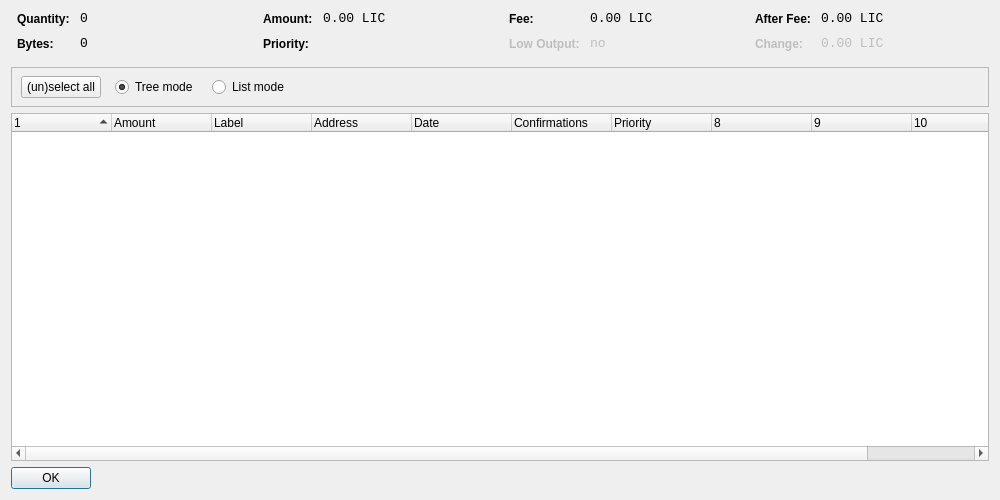
<?xml version="1.0" encoding="UTF-8"?>
<ui version="4.0">
 <class>CoinControlDialog</class>
 <widget class="QDialog" name="CoinControlDialog">
  <property name="geometry">
   <rect>
    <x>0</x>
    <y>0</y>
    <width>1000</width>
    <height>500</height>
   </rect>
  </property>
  <property name="windowTitle">
   <string>Coin Control</string>
  </property>
  <layout class="QVBoxLayout" name="verticalLayout">
   <item>
    <layout class="QHBoxLayout" name="horizontalLayoutTop" stretch="0,0,0,0">
     <property name="topMargin">
      <number>0</number>
     </property>
     <property name="bottomMargin">
      <number>10</number>
     </property>
     <item>
      <layout class="QFormLayout" name="formLayoutCoinControl1">
       <property name="horizontalSpacing">
        <number>10</number>
       </property>
       <property name="verticalSpacing">
        <number>10</number>
       </property>
       <property name="leftMargin">
        <number>6</number>
       </property>
       <property name="rightMargin">
        <number>6</number>
       </property>
       <item row="0" column="0">
        <widget class="QLabel" name="labelCoinControlQuantityText">
         <property name="styleSheet">
          <string notr="true">font-weight:bold;</string>
         </property>
         <property name="text">
          <string>Quantity:</string>
         </property>
        </widget>
       </item>
       <item row="0" column="1">
        <widget class="QLabel" name="labelCoinControlQuantity">
         <property name="font">
          <font>
           <family>Monospace</family>
           <pointsize>10</pointsize>
          </font>
         </property>
         <property name="cursor">
          <cursorShape>IBeamCursor</cursorShape>
         </property>
         <property name="contextMenuPolicy">
          <enum>Qt::ActionsContextMenu</enum>
         </property>
         <property name="text">
          <string notr="true">0</string>
         </property>
         <property name="textInteractionFlags">
          <set>Qt::LinksAccessibleByMouse|Qt::TextSelectableByKeyboard|Qt::TextSelectableByMouse</set>
         </property>
        </widget>
       </item>
       <item row="1" column="0">
        <widget class="QLabel" name="labelCoinControlBytesText">
         <property name="styleSheet">
          <string notr="true">font-weight:bold;</string>
         </property>
         <property name="text">
          <string>Bytes:</string>
         </property>
        </widget>
       </item>
       <item row="1" column="1">
        <widget class="QLabel" name="labelCoinControlBytes">
         <property name="font">
          <font>
           <family>Monospace</family>
           <pointsize>10</pointsize>
          </font>
         </property>
         <property name="cursor">
          <cursorShape>IBeamCursor</cursorShape>
         </property>
         <property name="contextMenuPolicy">
          <enum>Qt::ActionsContextMenu</enum>
         </property>
         <property name="text">
          <string notr="true">0</string>
         </property>
         <property name="textInteractionFlags">
          <set>Qt::LinksAccessibleByMouse|Qt::TextSelectableByKeyboard|Qt::TextSelectableByMouse</set>
         </property>
        </widget>
       </item>
      </layout>
     </item>
     <item>
      <layout class="QFormLayout" name="formLayoutCoinControl2">
       <property name="horizontalSpacing">
        <number>10</number>
       </property>
       <property name="verticalSpacing">
        <number>10</number>
       </property>
       <property name="leftMargin">
        <number>6</number>
       </property>
       <property name="rightMargin">
        <number>6</number>
       </property>
       <item row="0" column="0">
        <widget class="QLabel" name="labelCoinControlAmountText">
         <property name="styleSheet">
          <string notr="true">font-weight:bold;</string>
         </property>
         <property name="text">
          <string>Amount:</string>
         </property>
        </widget>
       </item>
       <item row="0" column="1">
        <widget class="QLabel" name="labelCoinControlAmount">
         <property name="font">
          <font>
           <family>Monospace</family>
           <pointsize>10</pointsize>
          </font>
         </property>
         <property name="cursor">
          <cursorShape>IBeamCursor</cursorShape>
         </property>
         <property name="contextMenuPolicy">
          <enum>Qt::ActionsContextMenu</enum>
         </property>
         <property name="text">
          <string notr="true">0.00 LIC</string>
         </property>
         <property name="textInteractionFlags">
          <set>Qt::LinksAccessibleByMouse|Qt::TextSelectableByKeyboard|Qt::TextSelectableByMouse</set>
         </property>
        </widget>
       </item>
       <item row="1" column="0">
        <widget class="QLabel" name="labelCoinControlPriorityText">
         <property name="styleSheet">
          <string notr="true">font-weight:bold;</string>
         </property>
         <property name="text">
          <string>Priority:</string>
         </property>
        </widget>
       </item>
       <item row="1" column="1">
        <widget class="QLabel" name="labelCoinControlPriority">
         <property name="font">
          <font>
           <family>Monospace</family>
           <pointsize>10</pointsize>
          </font>
         </property>
         <property name="cursor">
          <cursorShape>IBeamCursor</cursorShape>
         </property>
         <property name="contextMenuPolicy">
          <enum>Qt::ActionsContextMenu</enum>
         </property>
         <property name="text">
          <string/>
         </property>
         <property name="textInteractionFlags">
          <set>Qt::LinksAccessibleByMouse|Qt::TextSelectableByKeyboard|Qt::TextSelectableByMouse</set>
         </property>
        </widget>
       </item>
      </layout>
     </item>
     <item>
      <layout class="QFormLayout" name="formLayoutCoinControl3">
       <property name="horizontalSpacing">
        <number>10</number>
       </property>
       <property name="verticalSpacing">
        <number>10</number>
       </property>
       <property name="leftMargin">
        <number>6</number>
       </property>
       <property name="rightMargin">
        <number>6</number>
       </property>
       <item row="0" column="0">
        <widget class="QLabel" name="labelCoinControlFeeText">
         <property name="styleSheet">
          <string notr="true">font-weight:bold;</string>
         </property>
         <property name="text">
          <string>Fee:</string>
         </property>
        </widget>
       </item>
       <item row="0" column="1">
        <widget class="QLabel" name="labelCoinControlFee">
         <property name="font">
          <font>
           <family>Monospace</family>
           <pointsize>10</pointsize>
          </font>
         </property>
         <property name="cursor">
          <cursorShape>IBeamCursor</cursorShape>
         </property>
         <property name="contextMenuPolicy">
          <enum>Qt::ActionsContextMenu</enum>
         </property>
         <property name="text">
          <string notr="true">0.00 LIC</string>
         </property>
         <property name="textInteractionFlags">
          <set>Qt::LinksAccessibleByMouse|Qt::TextSelectableByKeyboard|Qt::TextSelectableByMouse</set>
         </property>
        </widget>
       </item>
       <item row="1" column="0">
        <widget class="QLabel" name="labelCoinControlLowOutputText">
         <property name="enabled">
          <bool>false</bool>
         </property>
         <property name="styleSheet">
          <string notr="true">font-weight:bold;</string>
         </property>
         <property name="text">
          <string>Low Output:</string>
         </property>
        </widget>
       </item>
       <item row="1" column="1">
        <widget class="QLabel" name="labelCoinControlLowOutput">
         <property name="enabled">
          <bool>false</bool>
         </property>
         <property name="font">
          <font>
           <family>Monospace</family>
           <pointsize>10</pointsize>
          </font>
         </property>
         <property name="cursor">
          <cursorShape>IBeamCursor</cursorShape>
         </property>
         <property name="contextMenuPolicy">
          <enum>Qt::ActionsContextMenu</enum>
         </property>
         <property name="text">
          <string notr="true">no</string>
         </property>
         <property name="textInteractionFlags">
          <set>Qt::LinksAccessibleByMouse|Qt::TextSelectableByKeyboard|Qt::TextSelectableByMouse</set>
         </property>
        </widget>
       </item>
      </layout>
     </item>
     <item>
      <layout class="QFormLayout" name="formLayoutCoinControl4">
       <property name="horizontalSpacing">
        <number>10</number>
       </property>
       <property name="verticalSpacing">
        <number>10</number>
       </property>
       <property name="leftMargin">
        <number>6</number>
       </property>
       <property name="rightMargin">
        <number>6</number>
       </property>
       <item row="0" column="0">
        <widget class="QLabel" name="labelCoinControlAfterFeeText">
         <property name="styleSheet">
          <string notr="true">font-weight:bold;</string>
         </property>
         <property name="text">
          <string>After Fee:</string>
         </property>
        </widget>
       </item>
       <item row="0" column="1">
        <widget class="QLabel" name="labelCoinControlAfterFee">
         <property name="font">
          <font>
           <family>Monospace</family>
           <pointsize>10</pointsize>
          </font>
         </property>
         <property name="cursor">
          <cursorShape>IBeamCursor</cursorShape>
         </property>
         <property name="contextMenuPolicy">
          <enum>Qt::ActionsContextMenu</enum>
         </property>
         <property name="text">
          <string notr="true">0.00 LIC</string>
         </property>
         <property name="textInteractionFlags">
          <set>Qt::LinksAccessibleByMouse|Qt::TextSelectableByKeyboard|Qt::TextSelectableByMouse</set>
         </property>
        </widget>
       </item>
       <item row="1" column="0">
        <widget class="QLabel" name="labelCoinControlChangeText">
         <property name="enabled">
          <bool>false</bool>
         </property>
         <property name="styleSheet">
          <string notr="true">font-weight:bold;</string>
         </property>
         <property name="text">
          <string>Change:</string>
         </property>
        </widget>
       </item>
       <item row="1" column="1">
        <widget class="QLabel" name="labelCoinControlChange">
         <property name="enabled">
          <bool>false</bool>
         </property>
         <property name="font">
          <font>
           <family>Monospace</family>
           <pointsize>10</pointsize>
          </font>
         </property>
         <property name="cursor">
          <cursorShape>IBeamCursor</cursorShape>
         </property>
         <property name="contextMenuPolicy">
          <enum>Qt::ActionsContextMenu</enum>
         </property>
         <property name="text">
          <string notr="true">0.00 LIC</string>
         </property>
         <property name="textInteractionFlags">
          <set>Qt::LinksAccessibleByMouse|Qt::TextSelectableByKeyboard|Qt::TextSelectableByMouse</set>
         </property>
        </widget>
       </item>
      </layout>
     </item>
    </layout>
   </item>
   <item>
    <widget class="QFrame" name="frame">
     <property name="minimumSize">
      <size>
       <width>0</width>
       <height>40</height>
      </size>
     </property>
     <property name="frameShape">
      <enum>QFrame::StyledPanel</enum>
     </property>
     <property name="frameShadow">
      <enum>QFrame::Sunken</enum>
     </property>
     <widget class="QWidget" name="horizontalLayoutWidget">
      <property name="geometry">
       <rect>
        <x>10</x>
        <y>0</y>
        <width>781</width>
        <height>41</height>
       </rect>
      </property>
      <layout class="QHBoxLayout" name="horizontalLayoutPanel" stretch="0,0,0,0,0">
       <property name="spacing">
        <number>14</number>
       </property>
       <item>
        <widget class="QPushButton" name="pushButtonSelectAll">
         <property name="sizePolicy">
          <sizepolicy hsizetype="Maximum" vsizetype="Fixed">
           <horstretch>0</horstretch>
           <verstretch>0</verstretch>
          </sizepolicy>
         </property>
         <property name="text">
          <string>(un)select all</string>
         </property>
        </widget>
       </item>
       <item>
        <widget class="QRadioButton" name="radioTreeMode">
         <property name="sizePolicy">
          <sizepolicy hsizetype="Maximum" vsizetype="Fixed">
           <horstretch>0</horstretch>
           <verstretch>0</verstretch>
          </sizepolicy>
         </property>
         <property name="text">
          <string>Tree mode</string>
         </property>
         <property name="checked">
          <bool>true</bool>
         </property>
        </widget>
       </item>
       <item>
        <widget class="QRadioButton" name="radioListMode">
         <property name="sizePolicy">
          <sizepolicy hsizetype="Maximum" vsizetype="Fixed">
           <horstretch>0</horstretch>
           <verstretch>0</verstretch>
          </sizepolicy>
         </property>
         <property name="text">
          <string>List mode</string>
         </property>
        </widget>
       </item>
       <item>
        <spacer name="horizontalSpacer">
         <property name="orientation">
          <enum>Qt::Horizontal</enum>
         </property>
         <property name="sizeHint" stdset="0">
          <size>
           <width>40</width>
           <height>20</height>
          </size>
         </property>
        </spacer>
       </item>
      </layout>
     </widget>
    </widget>
   </item>
   <item>
    <widget class="CoinControlTreeWidget" name="treeWidget">
     <property name="contextMenuPolicy">
      <enum>Qt::CustomContextMenu</enum>
     </property>
     <property name="sortingEnabled">
      <bool>false</bool>
     </property>
     <property name="columnCount">
      <number>11</number>
     </property>
     <attribute name="headerShowSortIndicator" stdset="0">
      <bool>true</bool>
     </attribute>
     <attribute name="headerStretchLastSection">
      <bool>false</bool>
     </attribute>
     <column>
      <property name="text">
       <string/>
      </property>
     </column>
     <column>
      <property name="text">
       <string>Amount</string>
      </property>
     </column>
     <column>
      <property name="text">
       <string>Label</string>
      </property>
     </column>
     <column>
      <property name="text">
       <string>Address</string>
      </property>
     </column>
     <column>
      <property name="text">
       <string>Date</string>
      </property>
     </column>
     <column>
      <property name="text">
       <string>Confirmations</string>
      </property>
      <property name="toolTip">
       <string>Confirmed</string>
      </property>
     </column>
     <column>
      <property name="text">
       <string>Priority</string>
      </property>
     </column>
     <column>
      <property name="text">
       <string/>
      </property>
     </column>
     <column>
      <property name="text">
       <string/>
      </property>
     </column>
     <column>
      <property name="text">
       <string/>
      </property>
     </column>
     <column>
      <property name="text">
       <string/>
      </property>
     </column>
    </widget>
   </item>
   <item>
    <widget class="QDialogButtonBox" name="buttonBox">
     <property name="sizePolicy">
      <sizepolicy hsizetype="Maximum" vsizetype="Fixed">
       <horstretch>0</horstretch>
       <verstretch>0</verstretch>
      </sizepolicy>
     </property>
     <property name="orientation">
      <enum>Qt::Horizontal</enum>
     </property>
     <property name="standardButtons">
      <set>QDialogButtonBox::Ok</set>
     </property>
    </widget>
   </item>
  </layout>
 </widget>
 <customwidgets>
  <customwidget>
   <class>CoinControlTreeWidget</class>
   <extends>QTreeWidget</extends>
   <header>coincontroltreewidget.h</header>
  </customwidget>
 </customwidgets>
 <resources/>
 <connections/>
</ui>
